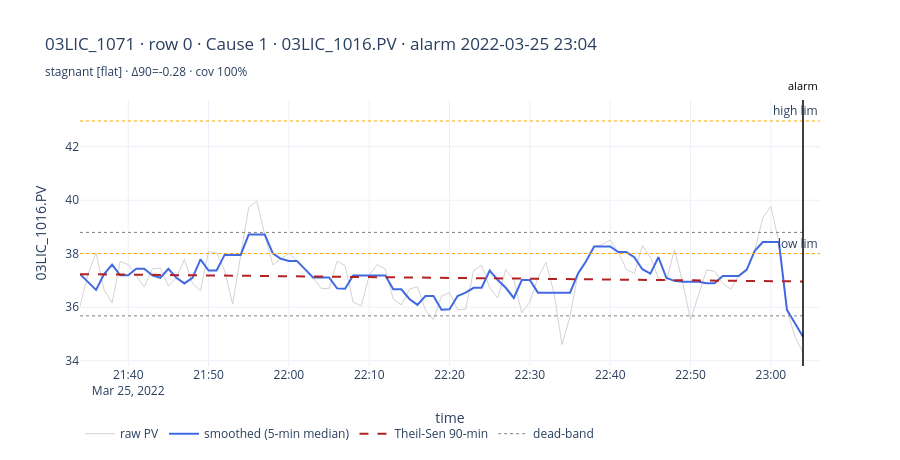
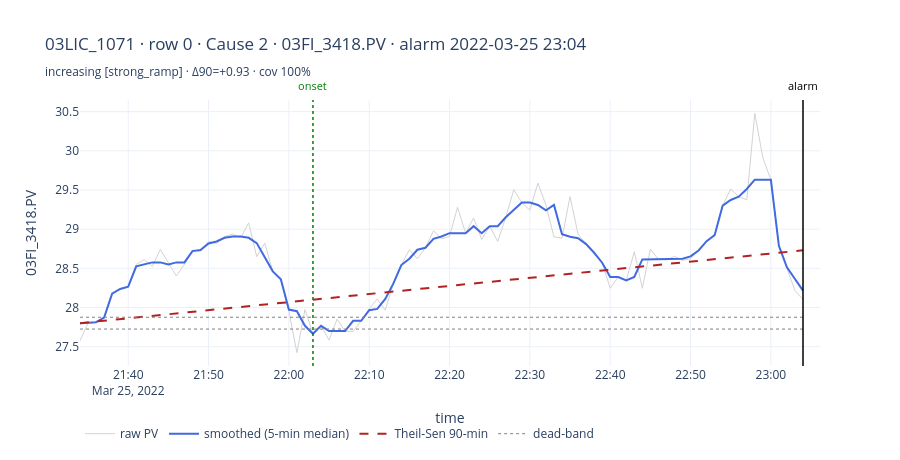
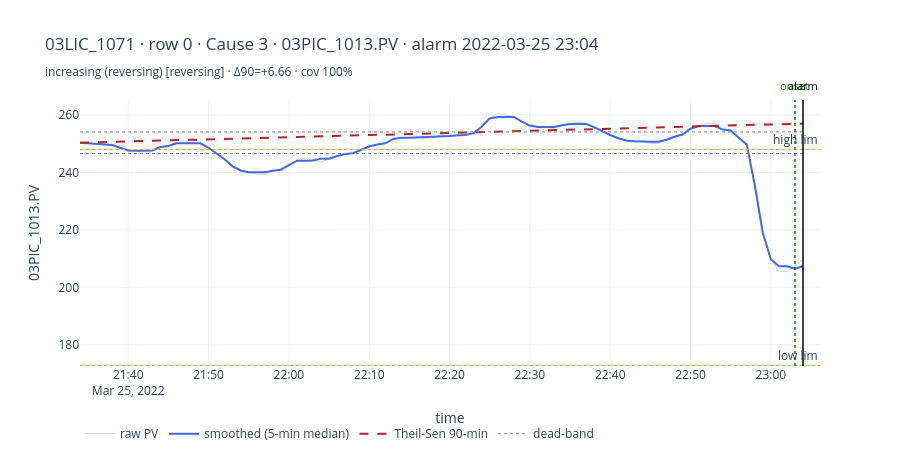
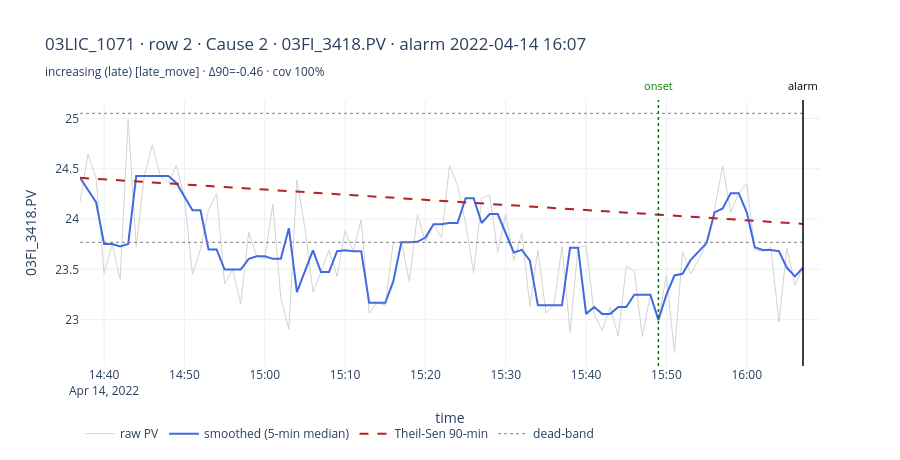

The code cell stored with these charts, in order, in its notebook:
### Code cell
# ═══ C6 · Optional visual validation — 90-min pre-alarm window for any tag/row ═══
import plotly.graph_objects as go

def _vmark(fig, xts, color, text, dash="dot"):
    fig.add_shape(type="line", x0=xts, x1=xts, y0=0, y1=1, yref="paper",
                  line=dict(color=color, dash=dash, width=1.5))
    fig.add_annotation(x=xts, y=1.02, yref="paper", yanchor="bottom", text=text,
                       showarrow=False, font=dict(color=color, size=11))

def plot_cause_trend(full, i):
    """Plot raw + smoothed PV for row i of tag `full`'s metrics, with Theil-Sen line,
    dead-band, onset and operating limits."""
    res = RESULTS_BY_TAG[full]; metrics = res["metrics"]; pv_df = res["pv_df"]
    r = metrics.iloc[i]
    anchor = pd.Timestamp(r["alarm_timestamp"]).floor("min")
    grid = pd.date_range(anchor - pd.Timedelta(minutes=PRE_MIN), anchor, freq="1min")
    s = pv_df[r["pv_col"]].reindex(grid, method="nearest", tolerance=pd.Timedelta("30s"))
    s_s = (s.interpolate("linear", limit=SMOOTH_MIN, limit_direction="both")
             .rolling(SMOOTH_MIN, center=True, min_periods=2).median())
    fig = go.Figure()
    fig.add_trace(go.Scatter(x=grid, y=s, mode="lines", name="raw PV",
                             line=dict(color="lightgray", width=1)))
    fig.add_trace(go.Scatter(x=grid, y=s_s, mode="lines", name="smoothed (5-min median)",
                             line=dict(color="royalblue", width=2)))
    base = s_s.dropna()
    if len(base) and np.isfinite(r.get("slope90", np.nan)):
        b0 = base.iloc[0]; xm = (grid - grid[0]).total_seconds() / 60.0
        fig.add_trace(go.Scatter(x=grid, y=b0 + r["slope90"] * xm, mode="lines",
                                 name="Theil-Sen 90-min", line=dict(color="firebrick", dash="dash")))
        if np.isfinite(r.get("deadband_eu", np.nan)):
            for sgn in (+1, -1):
                fig.add_trace(go.Scatter(x=grid, y=[b0 + sgn * r["deadband_eu"]] * len(grid),
                                         mode="lines", line=dict(color="gray", dash="dot", width=1),
                                         name="dead-band", showlegend=(sgn == 1)))
    if r["pv_col"] in _ol.index:
        for lim, nm in [(_ol.at[r["pv_col"], "LOWER_LIMIT"], "low lim"),
                        (_ol.at[r["pv_col"], "UPPER_LIMIT"], "high lim")]:
            fig.add_hline(y=float(lim), line=dict(color="orange", dash="dot", width=1),
                          annotation_text=nm)
    if not pd.isna(r.get("onset_time", pd.NaT)):
        _vmark(fig, pd.Timestamp(r["onset_time"]), "green", "onset")
    _vmark(fig, anchor, "black", "alarm", dash="solid")
    fig.update_layout(
        title=(f"{full} · row {r['alarm_row']} · {r['cause_col']} · {r['pv_col']} · "
               f"alarm {anchor:%Y-%m-%d %H:%M}<br><sub>{_behavior_word(r)} "
               f"[{r['trend_character']}] · Δ90={r.get('net90_eu', float('nan')):+.2f} · "
               f"cov {r['coverage']:.0%}</sub>"),
        height=460, template="plotly_white", xaxis_title="time",
        yaxis_title=r["pv_col"], legend=dict(orientation="h", y=-0.2))
    return fig

# one example per distinct trend character for the first tag (skip no_data)
_full0 = TAG_CONFIGS[0]["full"]
_m0 = RESULTS_BY_TAG[_full0]["metrics"]
_seen, _n = set(), 0
for _i in range(len(_m0)):
    ch = _m0.iloc[_i]["trend_character"]
    if ch in _seen or ch == "no_data":
        continue
    _seen.add(ch); _n += 1
    plot_cause_trend(_full0, _i).show()
    if _n >= 6:
        break
print(f"Plotted {_n} example(s) for {_full0}. Use plot_cause_trend(full, i) for any tag/row.")
